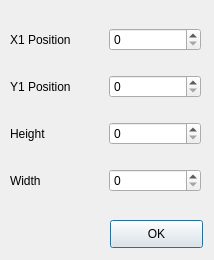
<?xml version="1.0" encoding="UTF-8"?>
<ui version="4.0">
 <class>DrawRectangleDialog</class>
 <widget class="QDialog" name="DrawRectangleDialog">
  <property name="geometry">
   <rect>
    <x>0</x>
    <y>0</y>
    <width>214</width>
    <height>260</height>
   </rect>
  </property>
  <property name="windowTitle">
   <string>Dialog</string>
  </property>
  <widget class="QWidget" name="layoutWidget">
   <property name="geometry">
    <rect>
     <x>10</x>
     <y>10</y>
     <width>191</width>
     <height>201</height>
    </rect>
   </property>
   <layout class="QGridLayout" name="gridLayout">
    <item row="0" column="0">
     <widget class="QLabel" name="X1Label">
      <property name="text">
       <string>X1 Position</string>
      </property>
     </widget>
    </item>
    <item row="0" column="1">
     <widget class="QSpinBox" name="X1box">
      <property name="maximum">
       <number>999</number>
      </property>
     </widget>
    </item>
    <item row="1" column="0">
     <widget class="QLabel" name="Y1Label">
      <property name="text">
       <string>Y1 Position</string>
      </property>
     </widget>
    </item>
    <item row="1" column="1">
     <widget class="QSpinBox" name="Ybox">
      <property name="maximum">
       <number>999</number>
      </property>
     </widget>
    </item>
    <item row="2" column="0">
     <widget class="QLabel" name="HeightLabel">
      <property name="text">
       <string>Height</string>
      </property>
     </widget>
    </item>
    <item row="2" column="1">
     <widget class="QSpinBox" name="Heightbox">
      <property name="maximum">
       <number>999</number>
      </property>
     </widget>
    </item>
    <item row="3" column="0">
     <widget class="QLabel" name="WidthLabel">
      <property name="text">
       <string>Width</string>
      </property>
     </widget>
    </item>
    <item row="3" column="1">
     <widget class="QSpinBox" name="Widthbox">
      <property name="maximum">
       <number>999</number>
      </property>
     </widget>
    </item>
   </layout>
  </widget>
  <widget class="QPushButton" name="pushButton">
   <property name="geometry">
    <rect>
     <x>110</x>
     <y>220</y>
     <width>93</width>
     <height>28</height>
    </rect>
   </property>
   <property name="text">
    <string>OK</string>
   </property>
  </widget>
 </widget>
 <resources/>
 <connections/>
</ui>
